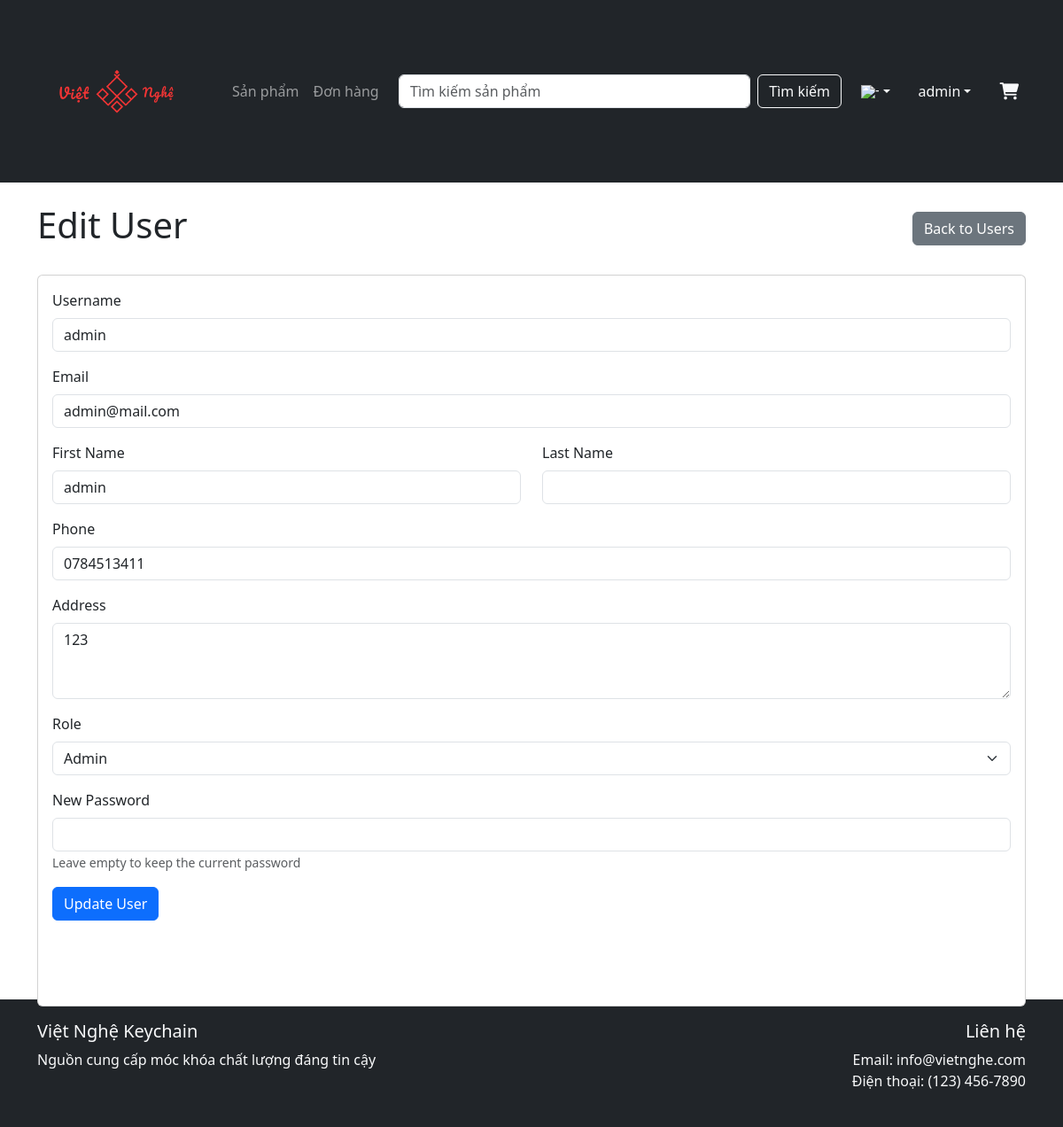
Page /admin/users/1/edit (signed in) on the committed database.
### tables this page shows
CREATE TABLE `users` (
  `user_id` int(11) NOT NULL,
  `username` varchar(50) NOT NULL,
  `email` varchar(100) NOT NULL,
  `password` varchar(100) NOT NULL,
  `role` enum('admin','staff','customer') DEFAULT 'customer',
  `first_name` varchar(50) DEFAULT NULL,
  `last_name` varchar(50) DEFAULT NULL,
  `phone` varchar(20) DEFAULT NULL,
  `address` varchar(200) DEFAULT NULL,
  `created_at` datetime DEFAULT current_timestamp(),
  `last_login` datetime DEFAULT NULL
);

### controllers/Controller.php (called while the page is built, shortened)
<?php
abstract class Controller {
    protected function render($view, $data = []) {
        extract($data);
        $viewPath = __DIR__ . "/../views/{$view}.php";
        require $viewPath;
        require __DIR__ . "/../views/layouts/main.php";
    }
}

### controllers/AdminController.php (called while the page is built, shortened)
<?php
require_once __DIR__ . '/Controller.php';
class AdminController extends Controller {
    private $userModel;
    public function __construct() {
        $this->userModel = new User();
    }
    public function editUser($id) {
        $user = $this->userModel->findById($id);
        $error = null;
        $success = null;
        $this->render('admin/users/edit', [
            'user' => $user,
            'basePath' => $this->basePath,
            'error' => $error,
            'success' => $success
        ]);
    }
}

### models/Model.php (called while the page is built, shortened)
<?php
class Model {
    protected $db;
    protected $table;
    protected $primaryKey = 'id';
    public function __construct() {
        global $db;
        $this->db = $db;
    }
    public function findById($id) {
        $sql = "SELECT * FROM {$this->table} WHERE {$this->primaryKey} = ?";
        $stmt = $this->db->prepare($sql);
        $stmt->bind_param("i", $id);
        $stmt->execute();
        $result = $stmt->get_result();
        if ($result && $result->num_rows > 0) {
            return $result->fetch_assoc();
        }
        return null;
    }
}

### views/admin/users/edit.php (the view, shortened to what this page needs)
<div class="row">
    <div class="col-12">
        <div class="d-flex justify-content-between align-items-center mb-4">
            <h1>Edit User</h1>
            <a href="<?= $basePath ?>/admin/users" class="btn btn-secondary">
                <i class="bi bi-arrow-left"></i> Back to Users
            </a>
        </div>
        <div class="card">
            <div class="card-body">
                <form action="<?= $basePath ?>/admin/users/<?= $user['user_id'] ?>/update" method="POST">
                    <div class="mb-3">
                        <label for="username" class="form-label">Username</label>
                        <input type="text" class="form-control" id="username" name="username" value="<?= htmlspecialchars($user['username']) ?>" required>
                    </div>
                    <div class="mb-3">
                        <label for="email" class="form-label">Email</label>
                        <input type="email" class="form-control" id="email" name="email" value="<?= htmlspecialchars($user['email']) ?>" required>
                    </div>
                    <div class="row">
                        <div class="col-md-6">
                            <div class="mb-3">
                                <label for="first_name" class="form-label">First Name</label>
                                <input type="text" class="form-control" id="first_name" name="first_name" value="<?= htmlspecialchars($user['first_name']) ?>" required>
                            </div>
                        </div>
                        <div class="col-md-6">
                            <div class="mb-3">
                                <label for="last_name" class="form-label">Last Name</label>
                                <input type="text" class="form-control" id="last_name" name="last_name" value="<?= htmlspecialchars($user['last_name']) ?>" required>
                            </div>
                        </div>
                    </div>
                    <div class="mb-3">
                        <label for="phone" class="form-label">Phone</label>
                        <input type="tel" class="form-control" id="phone" name="phone" value="<?= htmlspecialchars($user['phone'] ?? '') ?>">
                    </div>
                    <div class="mb-3">
                        <label for="address" class="form-label">Address</label>
                        <textarea class="form-control" id="address" name="address" rows="3"><?= htmlspecialchars($user['address'] ?? '') ?></textarea>
                    </div>
                    <div class="mb-3">
                        <label for="role" class="form-label">Role</label>
                        <select class="form-select" id="role" name="role" required>
                            <option value="admin" <?= $user['role'] === 'admin' ? 'selected' : '' ?>>Admin</option>
                        </select>
                    </div>
                    <div class="mb-3">
                        <label for="new_password" class="form-label">New Password</label>
                        <input type="password" class="form-control" id="new_password" name="new_password" minlength="6">
                        <small class="form-text text-muted">Leave empty to keep the current password</small>
                    </div>
                    <button type="submit" class="btn btn-primary">Update User</button>
                </form>
            </div>
        </div>
    </div>
</div>

### public/css/style.css (style rules this page uses)
html, body { height: 100%; margin: 0; }
body { display: flex; flex-direction: column; min-height: 100vh; }
.card { height: 100%; display: flex; flex-direction: column; }
.card-body { flex: 1; display: flex; flex-direction: column; }
.btn { white-space: nowrap; min-width: max-content; }

### rows in the picture
users: username "admin", email "admin@mail.com", first_name "admin", phone "0784513411", address "123", role "Admin"

### other values in the picture
__('products') "Sản phẩm"
__('orders') "Đơn hàng"
__('search_button') "Tìm kiếm"
$_SESSION['user']['first_name'] . ' ' . $_SESSION['user']['last_name'] "admin"
__('trusted_source') "Nguồn cung cấp móc khóa chất lượng đáng tin cậy"
__('contact_us') "Liên hệ"
__('email') "Email"
__('phone') "Điện thoại"
